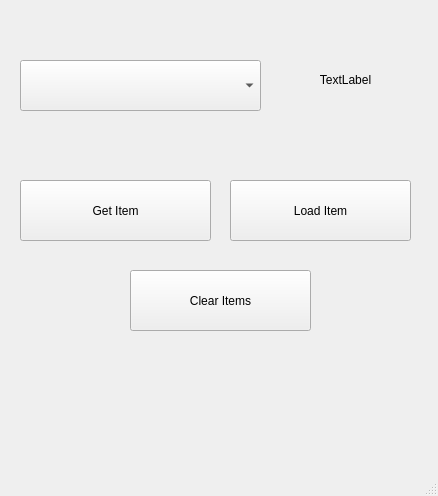
<?xml version="1.0" encoding="UTF-8"?>
<ui version="4.0">
 <class>MainWindow</class>
 <widget class="QMainWindow" name="MainWindow">
  <property name="geometry">
   <rect>
    <x>0</x>
    <y>0</y>
    <width>438</width>
    <height>496</height>
   </rect>
  </property>
  <property name="windowTitle">
   <string>MainWindow</string>
  </property>
  <widget class="QWidget" name="centralwidget">
   <widget class="QComboBox" name="cbSehirler">
    <property name="geometry">
     <rect>
      <x>20</x>
      <y>60</y>
      <width>241</width>
      <height>51</height>
     </rect>
    </property>
   </widget>
   <widget class="QLabel" name="lbl_result">
    <property name="geometry">
     <rect>
      <x>280</x>
      <y>60</y>
      <width>131</width>
      <height>41</height>
     </rect>
    </property>
    <property name="text">
     <string>&lt;html&gt;&lt;head/&gt;&lt;body&gt;&lt;p align=&quot;center&quot;&gt;TextLabel&lt;/p&gt;&lt;/body&gt;&lt;/html&gt;</string>
    </property>
   </widget>
   <widget class="QPushButton" name="btn_get_item">
    <property name="geometry">
     <rect>
      <x>20</x>
      <y>180</y>
      <width>191</width>
      <height>61</height>
     </rect>
    </property>
    <property name="text">
     <string>Get Item</string>
    </property>
   </widget>
   <widget class="QPushButton" name="btn_load_item">
    <property name="geometry">
     <rect>
      <x>230</x>
      <y>180</y>
      <width>181</width>
      <height>61</height>
     </rect>
    </property>
    <property name="text">
     <string>Load Item</string>
    </property>
   </widget>
   <widget class="QPushButton" name="btn_clear_items">
    <property name="geometry">
     <rect>
      <x>130</x>
      <y>270</y>
      <width>181</width>
      <height>61</height>
     </rect>
    </property>
    <property name="text">
     <string>Clear Items</string>
    </property>
   </widget>
  </widget>
  <widget class="QMenuBar" name="menubar">
   <property name="geometry">
    <rect>
     <x>0</x>
     <y>0</y>
     <width>438</width>
     <height>26</height>
    </rect>
   </property>
  </widget>
  <widget class="QStatusBar" name="statusbar"/>
 </widget>
 <resources/>
 <connections/>
</ui>
